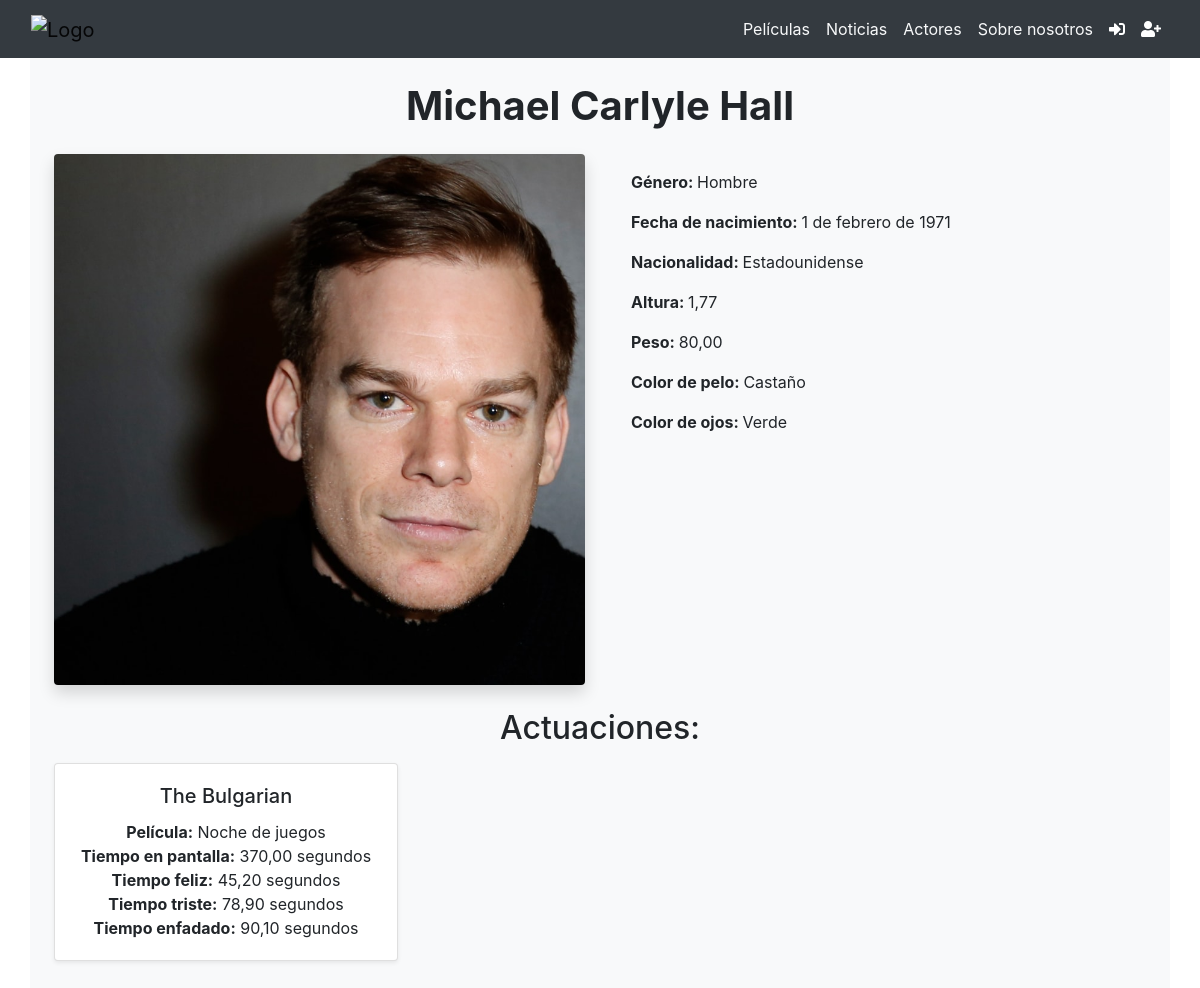
Page /actors/1128/ on the committed database.
### movies/models.py (models this page shows, shortened)
class Actor(models.Model):
    name = models.CharField(max_length=100, unique=True)
    gender = models.CharField(
        max_length=50,
        choices=Gender.choices,
        default=Gender.MAN,
    )
    birthday = models.DateField(
        validators=[MinValueValidator(date(1888, 1, 1)), MaxValueValidator(date.today())]
    )
    nationality = models.CharField(max_length=100)
    principalImage = models.ImageField(upload_to='images/')
    height = models.DecimalField(max_digits=5, decimal_places=2, validators=[MinValueValidator(0)])
    weight = models.DecimalField(max_digits=5, decimal_places=2, validators=[MinValueValidator(0)])
    hair_color = models.CharField(max_length=50)
    eye_color = models.CharField(max_length=50)

class Performance(models.Model):
    movie = models.ForeignKey(Movie, on_delete=models.CASCADE)
    actor = models.ForeignKey(Actor, on_delete=models.CASCADE)
    characterName = models.CharField(max_length=100)
    screenTime = models.DecimalField(
        max_digits=10, decimal_places=2, blank=True, null=True,
        validators=[MinValueValidator(0), MaxValueValidator(10000)]
    )

class Movie(models.Model):
    title = models.CharField(max_length=100, unique=True)
    director = models.CharField(max_length=100)
    releaseYear = models.PositiveIntegerField(
        validators=[MinValueValidator(1888), MaxValueValidator(2200)],
    )
    image = models.ImageField(upload_to='images/')
    duration = models.PositiveIntegerField(
        help_text="Duración en minutos",
        validators=[MinValueValidator(1), MaxValueValidator(600)],
    )
    country = models.CharField(max_length=100)
    budget = MoneyField(
        max_digits=14, decimal_places=2, default_currency='USD'
    )
    revenue = MoneyField(
        max_digits=14, decimal_places=2, default_currency='USD'
    )
    genres = models.ManyToManyField(Genre, related_name='movies')
    actors = models.ManyToManyField(Actor, through='Performance')

class Analysis(models.Model):
    performance = models.ForeignKey(Performance, on_delete=models.CASCADE, related_name='analyzes')
    emotion = models.ForeignKey(Emotion, on_delete=models.CASCADE, related_name='analyzes')
    result = models.DecimalField(
        max_digits=10, decimal_places=2,
        validators=[MinValueValidator(0), MaxValueValidator(10000)]
    )

### movies/views.py (the view)
# urls.py: path('actors/<int:actor_id>/', actor_detail, name='actor_detail'),
def actor_detail(request, actor_id):
    actor = get_object_or_404(Actor, pk=actor_id)
    performances = Performance.objects.filter(actor=actor).prefetch_related('analyzes__emotion')
    context = {
        'actor': actor,
        'performances': performances,
    }
    return render(request, 'actor_detail.html', context)

### movies/templates/actor_detail.html
{% extends 'base.html' %}
{% block content %}
<div class="container p-4 bg-light">
    <div class="row">
        <div class="col-md-12">
            <h1 class="mb-4 text-center font-weight-bold" style="word-wrap: break-word; overflow-wrap: break-word; max-width: 100%;">{{ actor.name }}</h1>
        </div>
    </div>
    <div class="row justify-content-center">
        <div class="col-md-6 text-center">
            <div class="image-container" style="position: relative; width: 100%; padding-top: 100%;">
                <img src="{{ actor.principalImage.url }}" alt="{{ actor.name }}" class="img-fluid rounded shadow" style="position: absolute; top: 0; left: 0; width: 100%; height: 100%; object-fit: cover;" />
            </div>
        </div>
        <div class="col-md-6 d-flex flex-column justify-content-between text-center">
            <div>
                <div class="mt-3 text-left pl-3" style="word-wrap: break-word; overflow-wrap: break-word; max-width: 100%;">
                    <p class="font-weight-bold">
                        Género:
                        <span class="font-weight-normal">{{ actor.get_gender_display }}</span>
                    </p>
                    <p class="font-weight-bold">
                        Fecha de nacimiento:
                        <span class="font-weight-normal">{{ actor.birthday }}</span>
                    </p>
                    <p class="font-weight-bold">
                        Nacionalidad:
                        <span class="font-weight-normal">{{ actor.nationality }}</span>
                    </p>
                    <p class="font-weight-bold">
                        Altura:
                        <span class="font-weight-normal">{{ actor.height }}</span>
                    </p>
                    <p class="font-weight-bold">
                        Peso:
                        <span class="font-weight-normal">{{ actor.weight }}</span>
                    </p>
                    <p class="font-weight-bold">
                        Color de pelo:
                        <span class="font-weight-normal">{{ actor.hair_color }}</span>
                    </p>
                    <p class="font-weight-bold">
                        Color de ojos:
                        <span class="font-weight-normal">{{ actor.eye_color }}</span>
                    </p>
                </div>
            </div>
        </div>
    </div>
    <div class="row mt-4">
        <div class="col-12">
          {% if performances.exists %}
            <h2 class="text-center">Actuaciones:</h2>
            <div class="row mt-3">
                {% for performance in performances %}
                    <div class="col-md-4 mb-4">
                        <div class="card shadow-sm h-100">
                            <div class="card-body text-center d-flex flex-column">
                                <h5 class="card-title">{{ performance.characterName }}</h5>
                                <p class="card-text mt-auto">
                                    <strong>Película:</strong> {{ performance.movie.title }}<br>
                                    <strong>Tiempo en pantalla:</strong> {{ performance.screenTime }} segundos<br>
                                    {% for analysis in performance.analyzes.all %}
                                        {% if analysis.emotion.name == 'Felicidad' %}
                                            <strong>Tiempo feliz:</strong> {{ analysis.result }} segundos<br>
                                        {% elif analysis.emotion.name == 'Tristeza' %}
                                            <strong>Tiempo triste:</strong> {{ analysis.result }} segundos<br>
                                        {% elif analysis.emotion.name == 'Enfado' %}
                                            <strong>Tiempo enfadado:</strong> {{ analysis.result }} segundos<br>
                                        {% endif %}
                                    {% endfor %}
                                </p>
                            </div>
                        </div>
                    </div>
                {% endfor %}
            </div>
          {% else %}
            <h2 class="text-center">¡Aún no se han registrado ninguna de sus películas!</h2>
          {% endif %}
        </div>
    </div>
</div>
{% endblock %}

### templates/base.html (shortened to what this page needs)
{% load user_tags %} {% load static %}
<!DOCTYPE html>
<html lang="en">
  <head>
    <link
      rel="stylesheet"
      href="https://stackpath.bootstrapcdn.com/bootstrap/4.5.2/css/bootstrap.min.css"
    />
    <link
      href="https://cdnjs.cloudflare.com/ajax/libs/font-awesome/5.15.1/css/all.min.css"
      rel="stylesheet"
    />
    <link
      rel="stylesheet"
      href="https://cdn.jsdelivr.net/npm/bootstrap-icons/font/bootstrap-icons.css"
    />
  </head>
  <body>
    <header>
      <nav class="navbar navbar-expand-lg navbar-light bg-dark">
        <div class="container-fluid">
          <a class="navbar-brand" href="{% url 'home' %}">
            <img src="{% static 'logo.png' %}" alt="Logo" width="12%" />
          </a>
          <div class="collapse navbar-collapse" id="navbarNav">
            <ul class="navbar-nav ml-auto">
              <li class="nav-item">
                <a class="nav-link text-light" href="{% url 'movies' %}"
                  >Películas</a
                >
              </li>
              <li class="nav-item">
                <a class="nav-link text-light" href="{% url 'news' %}"
                  >Noticias</a
                >
              </li>
              <li class="nav-item">
                <a class="nav-link text-light" href="{% url 'actors' %}"
                  >Actores</a
                >
              </li>
              <li class="nav-item">
                <a class="nav-link text-light" href="{% url 'about_us' %}">Sobre nosotros</a>
              </li>
              {% if user.is_authenticated %}
              <li class="nav-item dropdown">
                <a
                  class="nav-link dropdown-toggle text-white"
                  href="#"
                  id="navbarDropdownMenuLink"
                  role="button"
                  data-toggle="dropdown"
                  aria-expanded="false"
                >
                  <i class="fas fa-user"></i>
                </a>
                <ul
                  class="dropdown-menu dropdown-menu-right"
                  aria-labelledby="navbarDropdownMenuLink"
                >
                  <li>
                    <a class="dropdown-item" href="{% url 'edit_profile' %}"
                      >Editar Perfil</a
                    >
                  </li>
                  <li>
                    <a class="dropdown-item" href="{% url 'draft_reviews' %}"
                      >Reseñas en borrador</a
                    >
                  </li>
                  {% if user|has_group:"Writer" %}
                  <li>
                    <a class="dropdown-item" href="{% url 'draft_news' %}"
                      >Noticias en borrador</a
                    >
                  </li>
                  {% endif %}
                </ul>
              </li>
              <li class="nav-item">
                <a class="nav-link text-white" href="{% url 'logout' %}">
                  <i class="fas fa-sign-out-alt"></i>
                </a>
              </li>
              {% else %}
              <li class="nav-item">
                <a class="nav-link text-white" href="{% url 'signin' %}">
                  <i class="fas fa-sign-in-alt"></i>
                </a>
              </li>
              <li class="nav-item">
                <a class="nav-link text-white" href="{% url 'signup' %}">
                  <i class="fas fa-user-plus"></i>
                </a>
              </li>
              {% endif %}
            </ul>
          </div>
        </div>
      </nav>
    </header>
    {% block content %} {% endblock %}
  </body>
</html>

### rows in the picture
Actor: name "Michael Carlyle Hall", principalImage (picture), gender "Hombre", birthday "1 de febrero de 1971", nationality "Estadounidense", height "1,77", weight "80,00", hair_color "Castaño", eye_color "Verde"
Performance: characterName "The Bulgarian", movie "Noche de juegos", screenTime "370,00"
Analysis: result "45,20"
Analysis: result "78,90"
Analysis: result "90,10"
